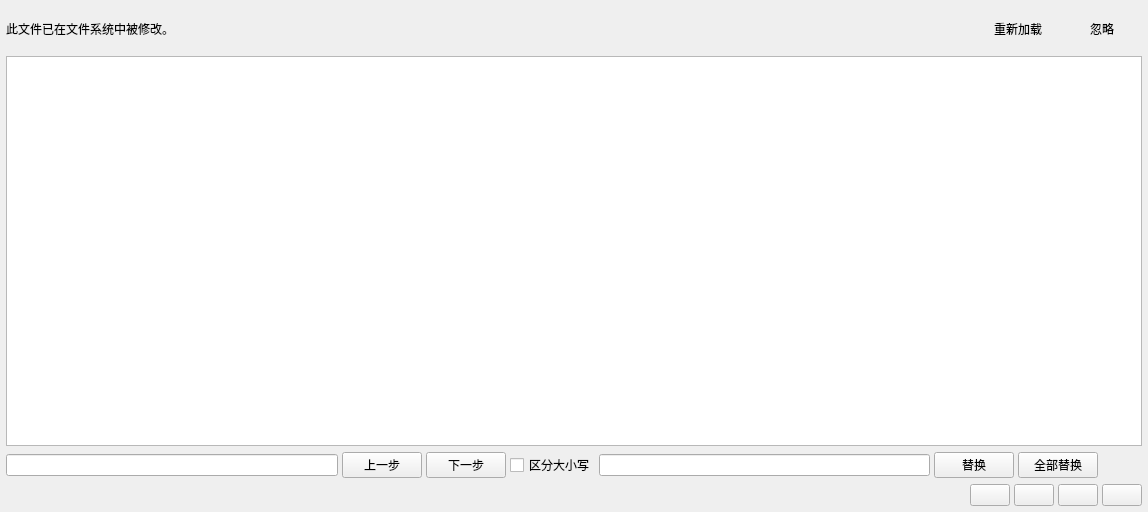
<?xml version="1.0" encoding="UTF-8"?>
<ui version="4.0">
 <class>ScriptEditor</class>
 <widget class="QWidget" name="ScriptEditor">
  <property name="geometry">
   <rect>
    <x>0</x>
    <y>0</y>
    <width>1148</width>
    <height>512</height>
   </rect>
  </property>
  <property name="windowTitle">
   <string>Form</string>
  </property>
  <layout class="QVBoxLayout" name="verticalLayout">
   <property name="spacing">
    <number>4</number>
   </property>
   <property name="leftMargin">
    <number>6</number>
   </property>
   <property name="topMargin">
    <number>6</number>
   </property>
   <property name="rightMargin">
    <number>6</number>
   </property>
   <property name="bottomMargin">
    <number>6</number>
   </property>
   <item>
    <widget class="QWidget" name="fileChangedWidget" native="true">
     <layout class="QHBoxLayout" name="horizontalLayout">
      <property name="spacing">
       <number>4</number>
      </property>
      <property name="leftMargin">
       <number>0</number>
      </property>
      <property name="topMargin">
       <number>10</number>
      </property>
      <property name="rightMargin">
       <number>0</number>
      </property>
      <property name="bottomMargin">
       <number>10</number>
      </property>
      <item>
       <widget class="QLabel" name="fileChangedLabel">
        <property name="text">
         <string>此文件已在文件系统中被修改。</string>
        </property>
       </widget>
      </item>
      <item>
       <spacer name="horizontalSpacer">
        <property name="orientation">
         <enum>Qt::Orientation::Horizontal</enum>
        </property>
        <property name="sizeHint" stdset="0">
         <size>
          <width>40</width>
          <height>20</height>
         </size>
        </property>
       </spacer>
      </item>
      <item>
       <widget class="QPushButton" name="fileChangedReloadButton">
        <property name="text">
         <string>重新加载</string>
        </property>
        <property name="flat">
         <bool>true</bool>
        </property>
       </widget>
      </item>
      <item>
       <widget class="QPushButton" name="fileChangeIgnoreButton">
        <property name="text">
         <string>忽略</string>
        </property>
        <property name="flat">
         <bool>true</bool>
        </property>
       </widget>
      </item>
     </layout>
    </widget>
   </item>
   <item>
    <widget class="QCodeEditor" name="codeEdit">
     <property name="autoFillBackground">
      <bool>false</bool>
     </property>
     <property name="lineWrapMode">
      <enum>QTextEdit::LineWrapMode::NoWrap</enum>
     </property>
    </widget>
   </item>
   <item>
    <widget class="QWidget" name="searchWidget" native="true">
     <layout class="QHBoxLayout" name="horizontalLayout_6">
      <property name="spacing">
       <number>4</number>
      </property>
      <property name="leftMargin">
       <number>0</number>
      </property>
      <property name="topMargin">
       <number>2</number>
      </property>
      <property name="rightMargin">
       <number>0</number>
      </property>
      <property name="bottomMargin">
       <number>2</number>
      </property>
      <item>
       <widget class="QLineEdit" name="searchEdit"/>
      </item>
      <item>
       <widget class="QPushButton" name="searchPrevButton">
        <property name="text">
         <string>上一步</string>
        </property>
       </widget>
      </item>
      <item>
       <widget class="QPushButton" name="searchNextButton">
        <property name="text">
         <string>下一步</string>
        </property>
       </widget>
      </item>
      <item>
       <widget class="QCheckBox" name="searchCaseSensitiveBox">
        <property name="text">
         <string>区分大小写</string>
        </property>
       </widget>
      </item>
      <item>
       <widget class="QLineEdit" name="replaceEdit"/>
      </item>
      <item>
       <widget class="QPushButton" name="replaceThisButton">
        <property name="text">
         <string>替换</string>
        </property>
       </widget>
      </item>
      <item>
       <widget class="QPushButton" name="replaceAllButton">
        <property name="text">
         <string>全部替换</string>
        </property>
       </widget>
      </item>
      <item>
       <widget class="QPushButton" name="searchHideButton">
        <property name="toolTip">
         <string>取消搜索</string>
        </property>
        <property name="text">
         <string/>
        </property>
        <property name="flat">
         <bool>true</bool>
        </property>
       </widget>
      </item>
     </layout>
    </widget>
   </item>
   <item>
    <layout class="QHBoxLayout" name="horizontalLayout_5">
     <item>
      <widget class="QLabel" name="fileNowLabel">
       <property name="sizePolicy">
        <sizepolicy hsizetype="MinimumExpanding" vsizetype="Preferred">
         <horstretch>0</horstretch>
         <verstretch>0</verstretch>
        </sizepolicy>
       </property>
       <property name="text">
        <string/>
       </property>
       <property name="wordWrap">
        <bool>true</bool>
       </property>
      </widget>
     </item>
     <item>
      <widget class="QPushButton" name="openFileButton">
       <property name="toolTip">
        <string>打开文件...</string>
       </property>
       <property name="text">
        <string/>
       </property>
       <property name="flat">
        <bool>false</bool>
       </property>
      </widget>
     </item>
     <item>
      <widget class="QPushButton" name="saveButton">
       <property name="toolTip">
        <string>保存文件</string>
       </property>
       <property name="text">
        <string/>
       </property>
       <property name="flat">
        <bool>false</bool>
       </property>
      </widget>
     </item>
     <item>
      <widget class="QPushButton" name="saveAsButton">
       <property name="toolTip">
        <string>文件另存为...</string>
       </property>
       <property name="text">
        <string/>
       </property>
       <property name="flat">
        <bool>false</bool>
       </property>
      </widget>
     </item>
     <item>
      <widget class="QPushButton" name="refreshButton">
       <property name="toolTip">
        <string>用文件内容刷新编辑器。警告：这将覆盖编辑器中未保存的更改。</string>
       </property>
       <property name="text">
        <string/>
       </property>
      </widget>
     </item>
    </layout>
   </item>
  </layout>
 </widget>
 <customwidgets>
  <customwidget>
   <class>QCodeEditor</class>
   <extends>QTextEdit</extends>
   <header>QCodeEditor</header>
  </customwidget>
 </customwidgets>
 <resources/>
 <connections/>
</ui>
